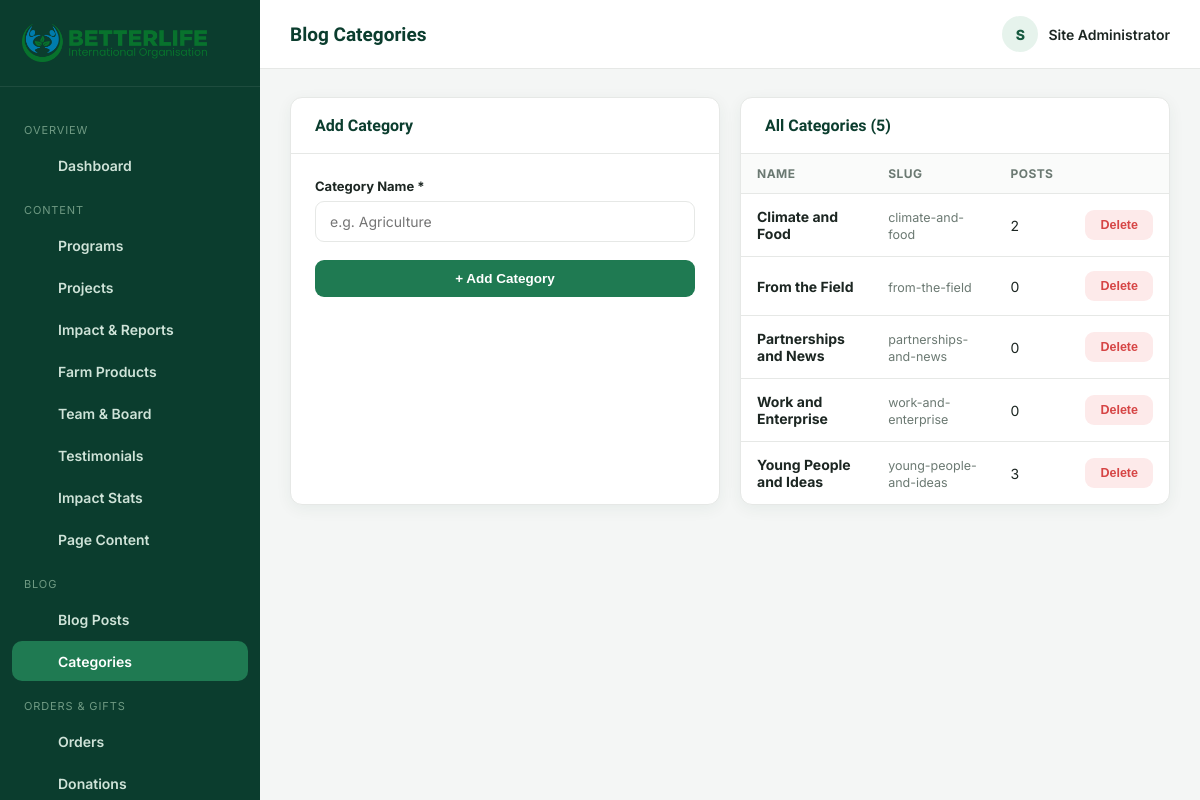
The app's page /admin/blog-categories.php (signed in) with its own data.
### tables this page shows
CREATE TABLE blog_categories (
  id INT AUTO_INCREMENT PRIMARY KEY,
  name VARCHAR(100) NOT NULL,
  slug VARCHAR(120) NOT NULL UNIQUE
);

### admin/blog-categories.php (the view, shortened to what this page needs)
<?php
require_once __DIR__ . '/includes/auth.php';
$categories = $pdo->query("SELECT bc.*, COUNT(bp.id) AS post_count FROM blog_categories bc LEFT JOIN blog_posts bp ON bp.category_id = bc.id GROUP BY bc.id ORDER BY bc.name")->fetchAll();
require __DIR__ . '/includes/header.php';
?>
<div class="form-grid">
  <div class="panel">
    <div class="panel-head"><h3>Add Category</h3></div>
    <div class="panel-body">
      <form method="post">
        <div class="form-group"><label>Category Name *</label><input type="text" name="name" class="form-control" required placeholder="e.g. Agriculture"></div>
        <button type="submit" class="btn btn-primary btn-block">+ Add Category</button>
      </form>
    </div>
  </div>
  <div class="panel">
    <div class="panel-head"><h3>All Categories (<?= count($categories) ?>)</h3></div>
    <div class="table-wrap">
      <table class="data-table">
        <thead><tr><th>Name</th><th>Slug</th><th>Posts</th><th></th></tr></thead>
        <tbody>
          <?php foreach ($categories as $c): ?>
            <tr>
              <td><strong><?= h($c['name']) ?></strong></td>
              <td><span class="help-text"><?= h($c['slug']) ?></span></td>
              <td><?= (int) $c['post_count'] ?></td>
              <td>
                <form method="post" style="display:inline;"><button type="submit" class="btn btn-danger btn-sm" data-confirm="Delete this category? Posts in it will become uncategorized.">Delete</button></form>
              </td>
            </tr>
          <?php endforeach; ?>
        </tbody>
      </table>
    </div>
  </div>
</div>
<?php require __DIR__ . '/includes/footer.php'; ?>

### admin/assets/css/admin.css (style rules this page uses)
:root { --a-green-900: #0b3d2e; --a-green-700: #16593f; --a-green-600: #1f7a52; --a-green-100: #e6f3ec; --a-blue-700: #0e6788; --a-blue-600: #1583ab; --a-blue-100: #e5f5fb; --a-bg: #f4f6f5; --a-card: #ffffff; --a-border: #e6e8e6; --a-ink: #1c2622; --a-ink-soft: #6b7972; --a-radius: 12px; --a-shadow: 0 4px 16px rgba(11,61,46,.06); --a-danger: #d64545; --a-warn: #e2a72e; }
* { box-sizing: border-box; }
body { margin: 0; font-family: 'Inter', sans-serif; background: var(--a-bg); color: var(--a-ink); }
h1,h2,h3,h4 { font-family: 'Plus Jakarta Sans','Poppins',sans-serif; margin: 0 0 .4em; color: var(--a-green-900); }
.panel { background: var(--a-card); border-radius: var(--a-radius); box-shadow: var(--a-shadow); border: 1px solid var(--a-border); margin-bottom: 26px; }
.panel-head { padding: 18px 24px; border-bottom: 1px solid var(--a-border); display: flex; align-items: center; justify-content: space-between; gap: 14px; flex-wrap: wrap; }
.panel-head h3 { font-size: 16px; margin: 0; }
.panel-body { padding: 24px; }
.btn { display: inline-flex; align-items: center; gap: 8px; padding: 10px 20px; border-radius: 9px; font-weight: 700; font-size: 13.5px; border: 1.5px solid transparent; cursor: pointer; transition: .15s; }
.btn-primary { background: var(--a-green-600); color: #fff; }
.btn-danger { background: #fdeaea; color: var(--a-danger); }
.btn-sm { padding: 7px 14px; font-size: 12.5px; }
.btn-block { width: 100%; justify-content: center; }
.table-wrap { overflow-x: auto; }
table.data-table { width: 100%; border-collapse: collapse; font-size: 14px; }
table.data-table th { text-align: left; padding: 12px 16px; background: #fafbfa; color: var(--a-ink-soft); font-size: 12px; text-transform: uppercase; letter-spacing: .04em; border-bottom: 1px solid var(--a-border); }
table.data-table td { padding: 14px 16px; border-bottom: 1px solid var(--a-border); vertical-align: middle; }
table.data-table tr:last-child td { border-bottom: none; }
.form-grid { display: grid; grid-template-columns: repeat(2, 1fr); gap: 20px; }
.form-group { margin-bottom: 18px; }
.form-group label { display: block; font-weight: 700; font-size: 13px; margin-bottom: 7px; }
.form-control, select.form-control, textarea.form-control { width: 100%; padding: 11px 14px; border-radius: 9px; border: 1.5px solid var(--a-border); font-family: inherit; font-size: 14px; background: #fff; }
.help-text { font-size: 12.5px; color: var(--a-ink-soft); }

### records on screen
blog_categories: name "Climate and Food", slug "climate-and-food", post_count "2"
blog_categories: name "From the Field", slug "from-the-field", post_count "0"
blog_categories: name "Partnerships and News", slug "partnerships-and-news", post_count "0"
blog_categories: name "Work and Enterprise", slug "work-and-enterprise", post_count "0"
blog_categories: name "Young People and Ideas", slug "young-people-and-ideas", post_count "3"

### other values on screen
$group['group'] "OVERVIEW"
$item['label'] "Dashboard"
$group['group'] "CONTENT"
$item['label'] "Programs"
$item['label'] "Projects"
$item['label'] "Impact & Reports"
$item['label'] "Farm Products"
$item['label'] "Team & Board"
$item['label'] "Testimonials"
$item['label'] "Impact Stats"
$item['label'] "Page Content"
$group['group'] "BLOG"
$item['label'] "Blog Posts"
$item['label'] "Categories"
$group['group'] "ORDERS & GIFTS"
